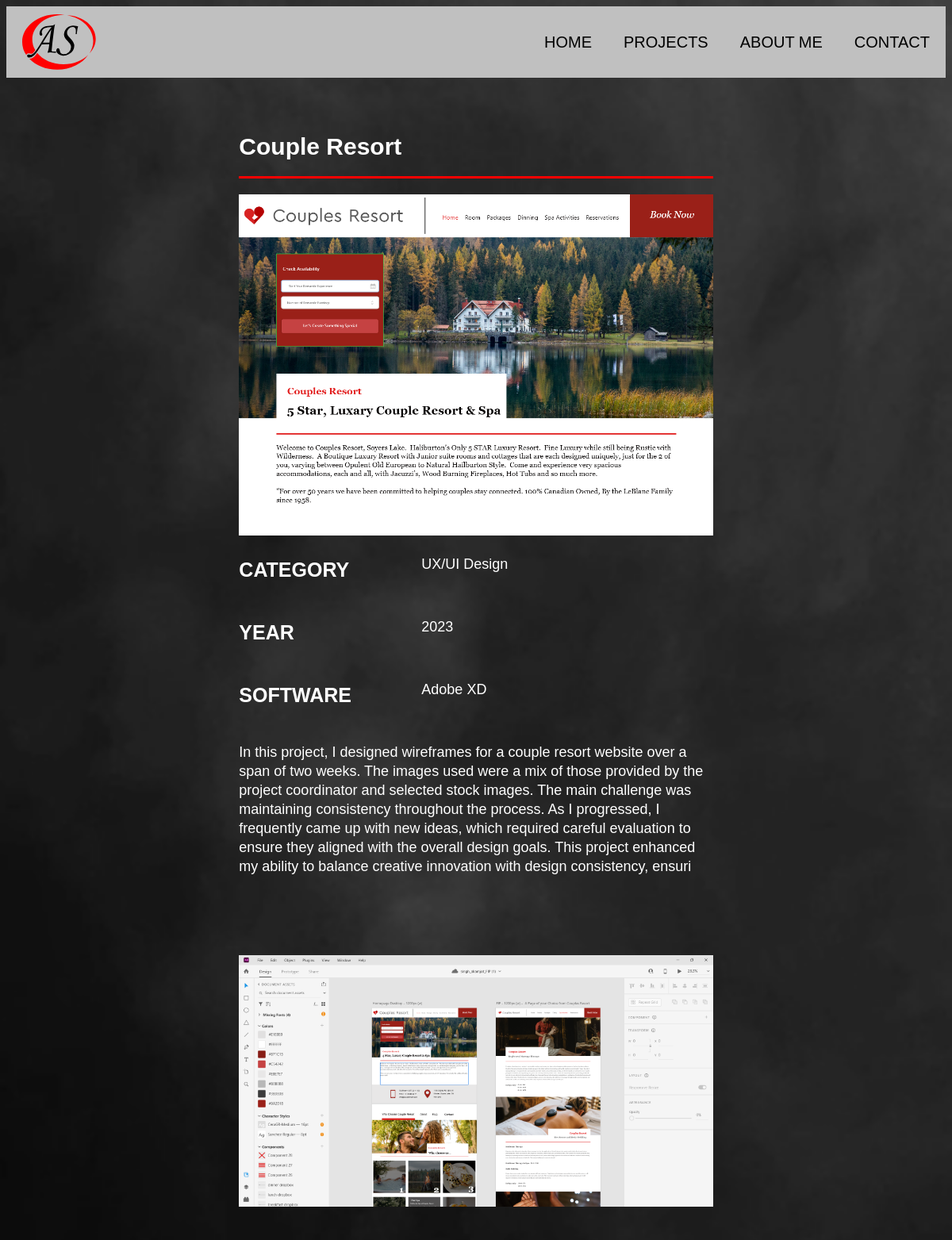
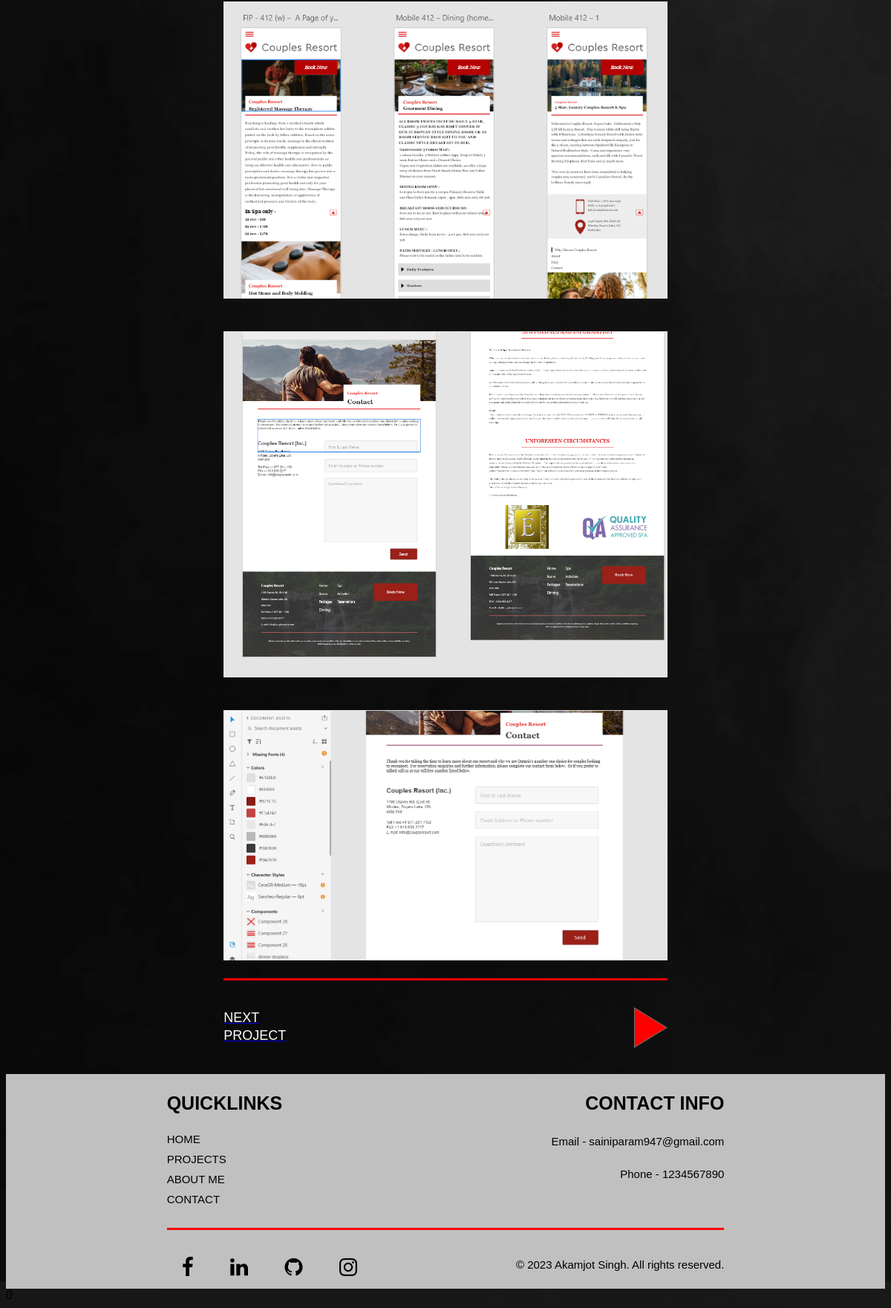
The page /project-page.php?id=1 on the database its author committed (2 pictures, top to bottom).
### tables this page shows
CREATE TABLE IF NOT EXISTS project_pages (
  id int UNSIGNED NOT NULL AUTO_INCREMENT,
  name varchar(300) NOT NULL,
  photo varchar(75) NOT NULL,
  category varchar(500) NOT NULL,
  year int UNSIGNED NOT NULL,
  software varchar(500) NOT NULL,
  description varchar(500) NOT NULL,
  PRIMARY KEY (id)
);

CREATE TABLE IF NOT EXISTS images (
  id int UNSIGNED NOT NULL AUTO_INCREMENT,
  project_page_id int NOT NULL,
  project_image varchar(500) NOT NULL,
  video varchar(50) NOT NULL,
  PRIMARY KEY (id)
);

### project-page.php (the view, shortened to what this page needs)
<!DOCTYPE html>
<html lang="en">
<?php
require_once('includes/connect.php');
$query = 'SELECT * FROM project_pages WHERE id = :project_id';
$stmt = $connect->prepare($query);
$project_id = $_GET['id'];
$stmt->bindParam(':project_id', $project_id, PDO::PARAM_INT);
$stmt->execute();
$row = $stmt->fetch(PDO::FETCH_ASSOC);
$imageQuery = 'SELECT * FROM images WHERE project_page_id = :project_id';
$imageStmt = $connect->prepare($imageQuery);
$imageStmt->bindParam(':project_id', $project_id, PDO::PARAM_INT);
$imageStmt->execute();
$imageResults = $imageStmt->fetchAll(PDO::FETCH_ASSOC);
?>
<head>
    <link rel="stylesheet" href="https://cdnjs.cloudflare.com/ajax/libs/font-awesome/4.7.0/css/font-awesome.min.css">
    <link rel="stylesheet" href="css/main.css">
    <link rel="stylesheet" href="css/grid.css">
</head>
<body>
    <header>
        <div class="sticky-nav-con">
            <section id="main-header">
                <nav>
                    <div class="links-container">
                      <a class="home-link" href="index.php"><img src="images/logo.svg" alt="logo" id="logo"></a>
                      <a href="index.php">HOME</a>
                      <a href="projects.php">PROJECTS</a>
                      <a href="aboutme.php">ABOUT ME</a>
                      <a href="contact.php">CONTACT</a>
                    </div>
                </nav>
            </section>
        </div>
    </header>
    <main>
        <section  class="grid-con heading">
            <div class="col-span-full m-col-start-3 m-col-end-11">
                <h2 class="line-separator"><?php echo $row['name']; ?></h2>
            </div>
            <div class="col-span-full m-col-start-3 m-col-end-11">
                <img src="images/<?php echo $row['photo']; ?>" alt="main_image">
            </div>
        </section>
        <section class="grid-con project-info">
            <h3 class="col-start-1 col-end-3 m-col-start-3 m-col-end-5">CATEGORY</h3>
            <p class="col-start-3 col-end-5 m-col-start-6 m-col-end-11"><?php echo $row['category']; ?></p>
            <h3 class="col-start-1 col-end-3 m-col-start-3 m-col-end-5">YEAR</h3>
            <p class="col-start-3 col-end-5 m-col-start-6 m-col-end-11"><?php echo $row['year']; ?></p>
            <h3 class="col-start-1 col-end-3 m-col-start-3 m-col-end-5">SOFTWARE</h3>
            <p class="col-start-3 col-end-5 m-col-start-6 m-col-end-11"><?php echo $row['software']; ?></p>
            <div class="col-span-full m-col-start-3 m-col-end-11">
                <p><?php echo $row['description']; ?></p>
            </div>
        </section>
        <section class="grid-con work">
            <div class="line-separator col-span-full m-col-start-3 m-col-end-11">
                <?php
                foreach ($imageResults as $imageRow) {
                    echo '
                    <div class="project-images col-span-full m-col-start-3 m-col-end-11">
                        <img src="images/' . $imageRow['project_image'] . '" alt="project-images">
                    </div>
                    ';
                }
                ?>
            </div>
        </section>
        <a href="projects.php">
            <section class="grid-con">
                <div class="col-span-full m-col-start-3 m-col-end-11 next-project">
                    <p>NEXT <br> PROJECT</p>
                    <img src="images/next-project.svg" alt="next-project button">
                </div>
            </section>
        </a>
    </main>
    <footer id="footer">
        <section class="grid-con">
            <div id="quicklinks" class="col-start-1 col-end-3 m-col-start-2 m-col-end-7">
                <h3>QUICKLINKS</h3>
                <a href="index.php">HOME</a>
                <a href="projects.php">PROJECTS</a>
                <a href="aboutme.php">ABOUT ME</a>
                <a href="contact.php">CONTACT</a>
            </div>
            <div id="contact-info" class="col-start-3 col-end-5 m-col-start-7 m-col-end-12">
                <h3>CONTACT INFO</h3>
                <p>Email - sainiparam947@gmail.com</p>
                <p>Phone - 1234567890</p>
            </div>
            <div class="col-start-1 col-end-5 m-col-start-2 m-col-end-12 line-separator"></div>
    </section>
    <section class="grid-con">
        <div id="lower-footer" class="col-start-1 col-end-5 m-col-start-2 m-col-end-12">
            <div id="icons">
                <a href="https://www.facebook.com"><li class="fa fa-facebook"></li></a>
                <a href="https://www.linkedin.com"><li class="fa fa-linkedin"></li></a>
                <a href="https://github.com"><li class="fa fa-github"></li></a>
                <a href="https://www.instagram.com"><li class="fa fa-instagram"></li></a>
            </div>
            <div id="rights">
                <p>© 2023 Akamjot Singh. All rights reserved.</p>
            </div>
        </div>
    </section>
    </footer>0
</body>
</html>

### css/main.css (style rules this page uses)
html { scroll-behavior: smooth; }
body { font-family: "Orbitron", arial, sans-serif; }
h2 { font-family: "Orbitron", helvetica, arial; font-size: 20px; color: #FF0000; margin-bottom: 20px; margin-top: 70px; color: white; }
p { line-height: 24px; margin-bottom: 20px; color: white; font-size: 15px; font-weight: 100; }
h3 { color: white; font-size: 20px; }
@media (min-width: 768px) { h2 { font-size: 30px; } }
@media (min-width: 768px) { p { font-size: 18px; } }
@media (min-width: 768px) { h3 { font-size: 25px; } }
nav { height: 90px; background-color: #C0C0C0; display: flex; justify-content: flex-end; align-items: center; }
.links-container { height: 100%; width: 100%; display: flex; flex-direction: row; align-items: center; }
nav a { height: 100%; padding: 0 20px; display: flex; align-items: center; text-decoration: none; color: var(--text-color); font-size: 20px; }
nav .home-link { margin-right: auto; }
#logo { height: 70px; }
#footer { background-color: #C0C0C0; margin-top: 20px; }
#footer h3 { color: #010101; font-size: 18px; }
#footer p { color: #010101; font-size: 15px; }
#quicklinks a { color: #010101; display: block; text-decoration: none; margin-bottom: 10px; font-size: 15px; }
#contact-info { text-align: right; }
#rights { text-align: right; }
#lower-footer { display: flex; align-items: center; justify-content: end; }
#icons { margin-right: auto; }
#icons a { text-decoration: none; text-decoration-color: none; }
#icons li { color: black; }
@media (min-width: 768px) { #footer h3 { font-size: 25px; } }
@media (min-width: 768px) { .fa { font-size: 40px; margin-right: 25px; } }
.line-separator { margin-bottom: 20px; border-bottom: solid 3px #FF0000; padding-bottom: 20px; }
.fa, .fa-solid { color: #fff; font-size: 28px; margin-left: 20px; }
body { background-image: url(../images/background.png); background-size: cover; }
.project-info p { margin-top: 20px; }
.work div { margin-top: 40px; }
.next-project { display: flex; align-items: center; justify-content: space-between; }
.next-project p { text-decoration: none; }

### css/grid.css (style rules this page uses)
img, embed, object, video, picture { max-width: 100%; }
html { box-sizing: border-box; }
*, *::before, *::after { box-sizing: inherit; }
.grid-con { display: grid; grid-template-columns: repeat(4, minmax(0, 1fr)); column-gap: 10px; max-width: 1200px; margin: 0 auto; padding-left: 37px; padding-right: 37px; }
.col-span-full { grid-column: 1 / -1; }
.col-start-1 { grid-column-start: 1; }
.col-start-3 { grid-column-start: 3; }
.col-end-3 { grid-column-end: 3; }
.col-end-5 { grid-column-end: 5; }
@media screen and (min-width: 768px) { .grid-con { display: grid; grid-template-columns: repeat(12, minmax(0, 1fr)); grid-column-gap: 10px; padding-left: 37px; padding-right: 37px; } }
@media screen and (min-width: 768px) { .m-col-start-2 { grid-column-start: 2; } }
@media screen and (min-width: 768px) { .m-col-start-3 { grid-column-start: 3; } }
@media screen and (min-width: 768px) { .m-col-start-6 { grid-column-start: 6; } }
@media screen and (min-width: 768px) { .m-col-start-7 { grid-column-start: 7; } }
@media screen and (min-width: 768px) { .m-col-end-5 { grid-column-end: 5; } }
@media screen and (min-width: 768px) { .m-col-end-7 { grid-column-end: 7; } }
@media screen and (min-width: 768px) { .m-col-end-11 { grid-column-end: 11; } }
@media screen and (min-width: 768px) { .m-col-end-12 { grid-column-end: 12; } }
@media screen and (min-width: 1200px) { .grid-con { display: grid; grid-template-columns: repeat(12, minmax(0, 1fr)); max-width: 2000px; grid-column-gap: 16px; padding-left: 140px; padding-right: 140px; } }

### rows shown on the page
project_pages: name "Couple Resort", photo (picture), category "UX/UI Design", year "2023", software "Adobe XD", description "In this project, I designed wireframes for a couple resort website over a span of two weeks. The images used were a mix of those provided by the project coordinator and selected stock images. The main challenge was maintaining consistency throughout the process. As I progressed, I frequently came up with new ideas, which required careful evaluation to ensure they aligned with the overall design goals. This project enhanced my ability to balance creative innovation with design consistency, ensuri"
images: project_image (picture)
images: project_image (picture)
images: project_image (picture)
images: project_image (picture)
